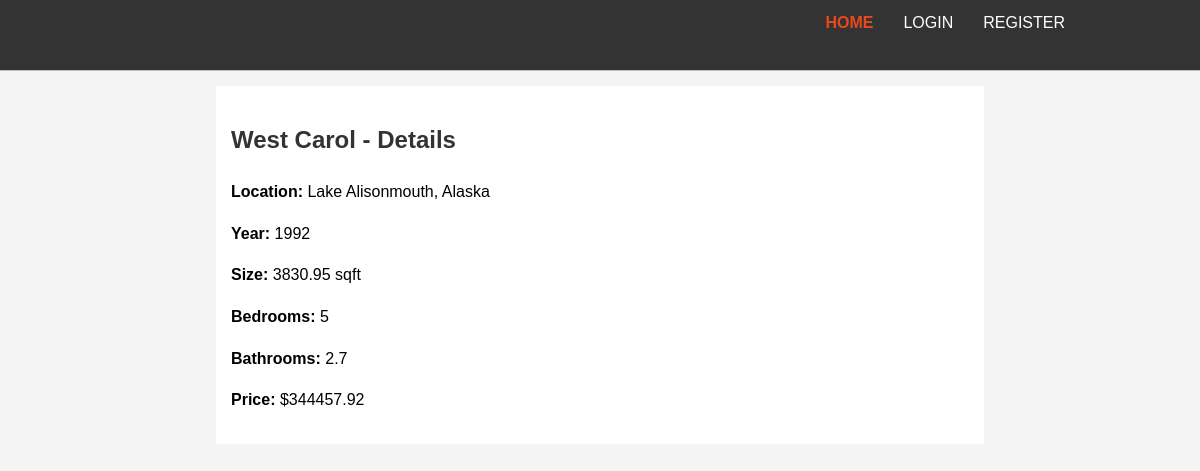
The page /property/4/ on the database its author committed.
### listings/models.py (models this page shows, shortened)
class Property(models.Model):
    region_name = models.CharField(max_length=100)
    region_type = models.CharField(max_length=100)
    state_name = models.CharField(max_length=100)
    city = models.CharField(max_length=100)
    metro = models.CharField(max_length=100)
    county_name = models.CharField(max_length=100)
    year = models.IntegerField()
    owner = models.ForeignKey(HouseOwner, on_delete=models.CASCADE, related_name='properties')
    size = models.DecimalField(max_digits=6, decimal_places=2)
    bedrooms = models.IntegerField()
    bathrooms = models.DecimalField(max_digits=3, decimal_places=1)
    price = models.DecimalField(max_digits=12, decimal_places=2)

### listings/views.py (the view)
# urls.py: path('property/<int:id>/', views.property_detail, name='property_detail'),
def property_detail(request, id):
    property = get_object_or_404(Property, pk=id)
    return render(request, 'listings/property_detail.html', {'property': property})

### listings/templates/listings/property_detail.html
{% extends 'base.html' %}
{% block content %}
<div class="container">
    <div class="property-detail">
        <h2>{{ property.region_name }} - Details</h2>
        <p><strong>Location:</strong> {{ property.city }}, {{ property.state_name }}</p>
        <p><strong>Year:</strong> {{ property.year }}</p>
        <p><strong>Size:</strong> {{ property.size }} sqft</p>
        <p><strong>Bedrooms:</strong> {{ property.bedrooms }}</p>
        <p><strong>Bathrooms:</strong> {{ property.bathrooms }}</p>
        <p><strong>Price:</strong> ${{ property.price }}</p>
    </div>
</div>
{% endblock %}

### static/css/style.css (style rules this page uses)
body { font-family: Arial, sans-serif; line-height: 1.6; margin: 0; padding: 0; background: #f4f4f4; }
.container { width: 80%; margin: auto; overflow: hidden; }
.property-detail { background: #ffffff; padding: 15px; margin-top: 15px; }
.property-detail h2 { color: #333; }

### rows shown on the page
Property: region_name "West Carol", city "Lake Alisonmouth", state_name "Alaska", year "1992", size "3830.95", bedrooms "5", bathrooms "2.7", price "344457.92"
